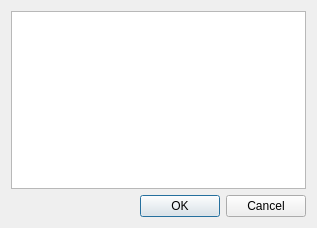
<?xml version="1.0" encoding="UTF-8"?>
<ui version="4.0">
 <class>TextEditDialog</class>
 <widget class="QDialog" name="TextEditDialog">
  <property name="geometry">
   <rect>
    <x>0</x>
    <y>0</y>
    <width>317</width>
    <height>228</height>
   </rect>
  </property>
  <property name="windowTitle">
   <string>Редактирование текста</string>
  </property>
  <layout class="QGridLayout" name="gridLayout">
   <item row="0" column="0">
    <widget class="QPlainTextEdit" name="plainTextEdit"/>
   </item>
   <item row="1" column="0">
    <widget class="QDialogButtonBox" name="buttonBox">
     <property name="orientation">
      <enum>Qt::Horizontal</enum>
     </property>
     <property name="standardButtons">
      <set>QDialogButtonBox::Cancel|QDialogButtonBox::Ok</set>
     </property>
    </widget>
   </item>
  </layout>
 </widget>
 <resources/>
 <connections>
  <connection>
   <sender>buttonBox</sender>
   <signal>accepted()</signal>
   <receiver>TextEditDialog</receiver>
   <slot>accept()</slot>
   <hints>
    <hint type="sourcelabel">
     <x>248</x>
     <y>254</y>
    </hint>
    <hint type="destinationlabel">
     <x>157</x>
     <y>274</y>
    </hint>
   </hints>
  </connection>
  <connection>
   <sender>buttonBox</sender>
   <signal>rejected()</signal>
   <receiver>TextEditDialog</receiver>
   <slot>reject()</slot>
   <hints>
    <hint type="sourcelabel">
     <x>316</x>
     <y>260</y>
    </hint>
    <hint type="destinationlabel">
     <x>286</x>
     <y>274</y>
    </hint>
   </hints>
  </connection>
 </connections>
</ui>
